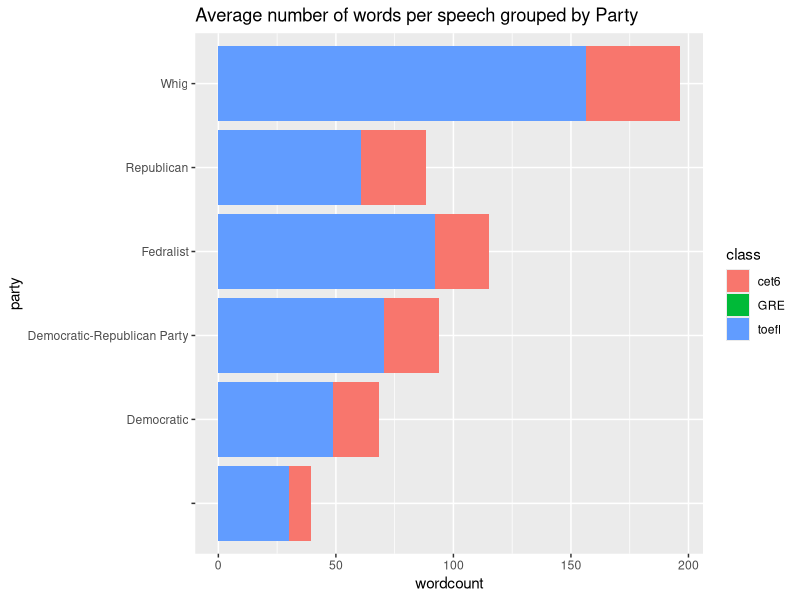
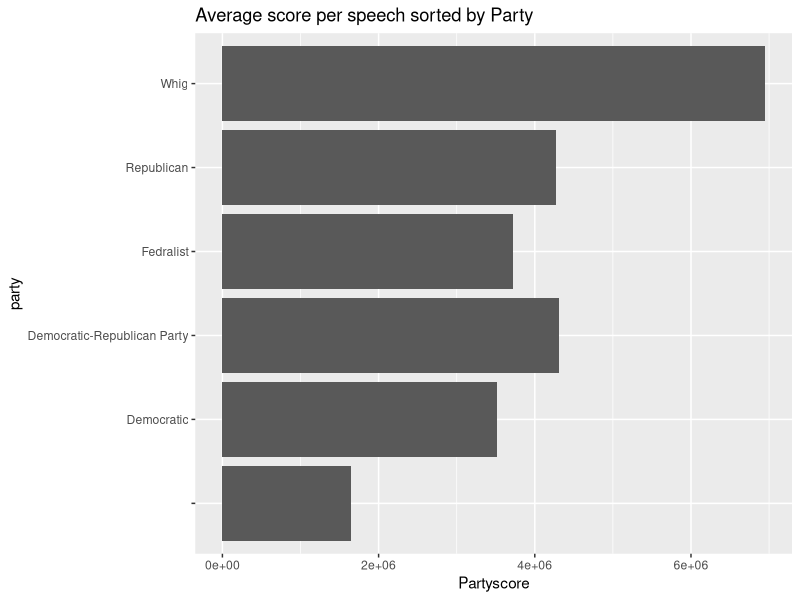
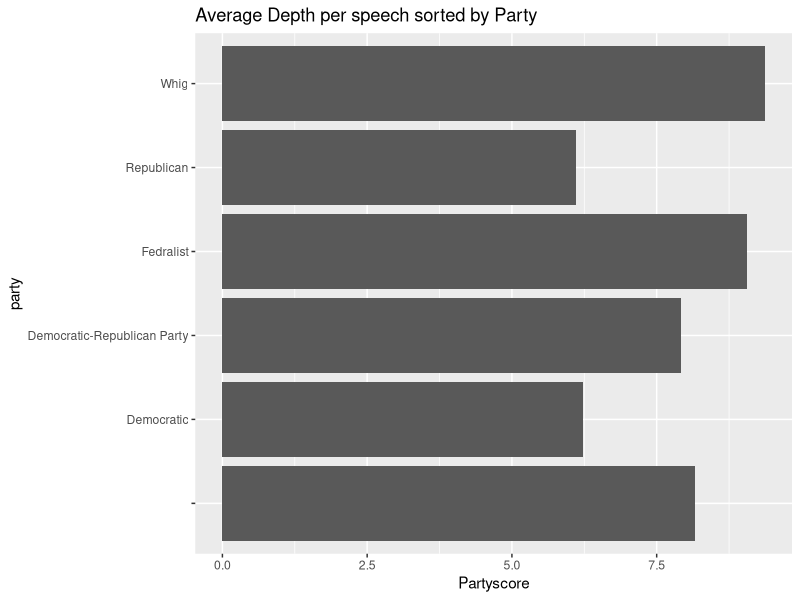
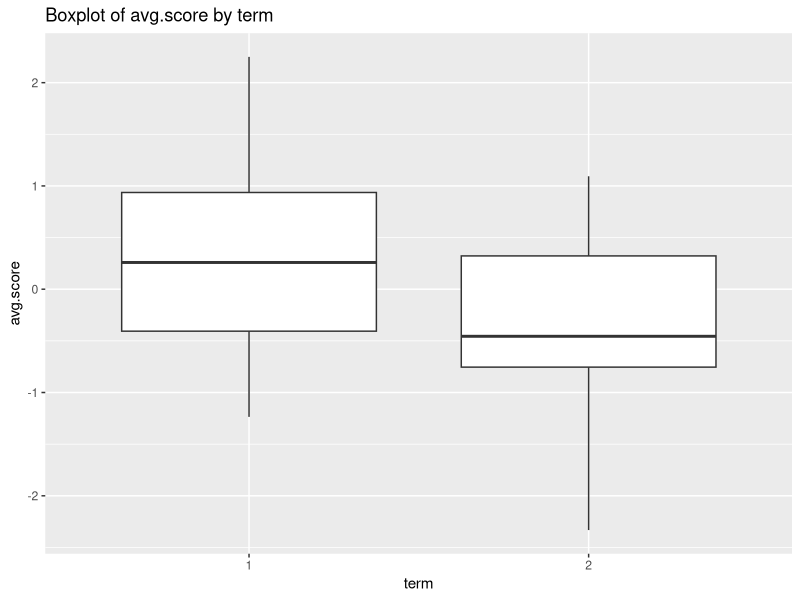
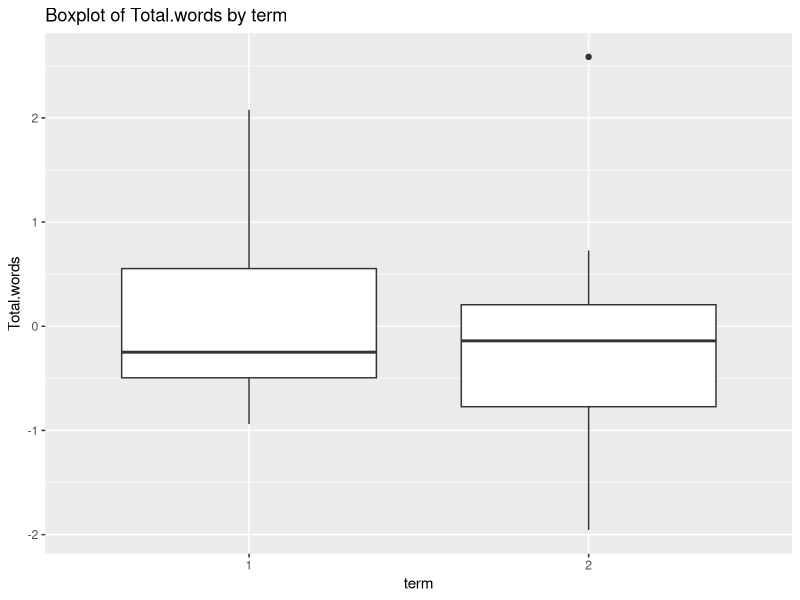
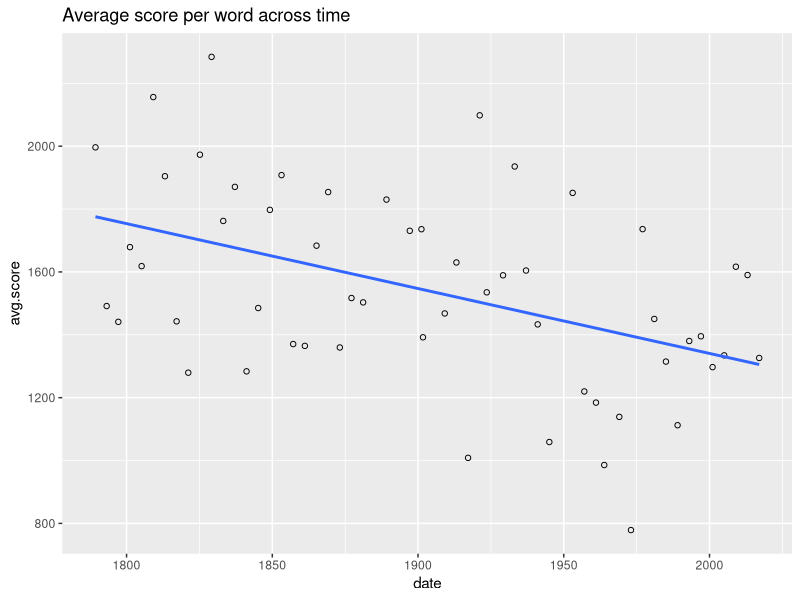
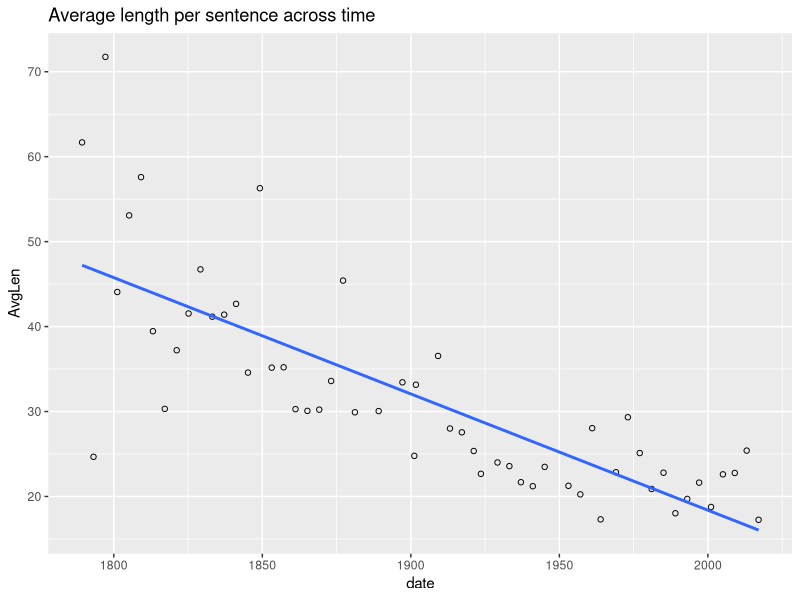
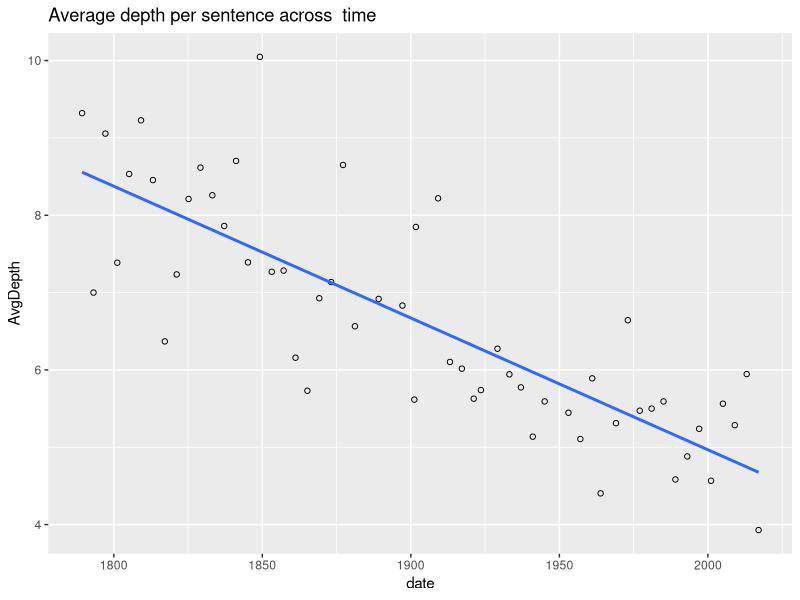

R code for these plots, in order:
## ---- chunk 1
library(ggplot2)
setwd("c:/Users/Wesle/Documents/GitHub/ADS_Teaching/Projects_StarterCodes/Project1-RNotebook/data")
complexity<-read.csv("complexity.csv") # load data
dateinfo<-read.csv("date2.csv") # load data
complexity<-complexity[,3:ncol(complexity)]# get rid of useless index 
dateinfo<-dateinfo[,3:ncol(dateinfo)]# get rid of useless index 
finaldata<-merge(dateinfo, complexity, by=c("File","Term")) #merge two dataset
## ---- chunk 2
# the blocks here are mainly for computing the percentage and average score
names(finaldata)
finaldata$avg.score<-finaldata$score/finaldata$Total.words
finaldata$date<-as.Date(finaldata$date, "%m/%d/%Y")
finaldata$Trivial.per<-finaldata$Trivial.words/finaldata$Total.words
finaldata$cet4.per<-finaldata$cet4/finaldata$Total.words
finaldata$cet6.per<-finaldata$cet6/finaldata$Total.words
finaldata$GRE.per<-finaldata$GRE/finaldata$Total.words
finaldata$toefl.per<-finaldata$toefl/finaldata$Total.words
finaldata$other.per<-(1-finaldata$cet4.per-finaldata$cet6.per-finaldata$GRE.per-finaldata$toefl.per)

## ---- chunk 3
# party
library(reshape2)
Partydata<-finaldata[c("Party","cet6","GRE","toefl")]
split.party<-split(Partydata[c("cet6","GRE","toefl")],Partydata$Party)
coutparty<-sapply(split.party, colMeans)
countparty<-as.data.frame(t(coutparty))
countparty$party<-rownames(countparty)
countpartybar<-melt(countparty,id.vars="party",variable.name = "class",value.name = "wordcount")
ggplot(countpartybar, aes(x=party,y=wordcount,fill=class)) +
    geom_bar(stat = "identity") +    # Use hollow circles
    labs(title="Average number of words per speech grouped by Party")+
    coord_flip()
  
## ---- chunk 4
Partyscore<-finaldata[c("Party","score")]
Partyscore<-tapply(Partyscore$score,Partyscore$Party,mean)
Partyscore<-data.frame(Partyscore)
Partyscore$party<-rownames(Partyscore)
ggplot(Partyscore, aes(x=party,y=Partyscore)) +
    geom_bar(stat = "identity") +    # Use hollow circles
    labs(title="Average score per speech sorted by Party")+
    coord_flip()
## ---- chunk 5
Partyscore<-finaldata[c("Party","AvgDepth")]
Partyscore<-tapply(Partyscore$AvgDepth,Partyscore$Party,mean)
Partyscore<-data.frame(Partyscore)
Partyscore$party<-rownames(Partyscore)
ggplot(Partyscore, aes(x=party,y=Partyscore)) +
    geom_bar(stat = "identity") +   
    labs(title="Average Depth per speech sorted by Party")+
    coord_flip()
## ---- chunk 6
#select thoes presidents who have exactly 2 terms 
library(plyr)
freboard<-count(finaldata$File)
twotermpresident<-freboard$x[freboard$freq==2]
twoterm<-finaldata[finaldata$File %in% twotermpresident,]
termdata<-twoterm[c("Term","avg.score","AvgDepth","AvgLen","Total.words")]
split.termdata<-split(termdata,termdata$Term)
termplot<-data.frame(t(sapply(split.termdata,colMeans)))
termplot<-melt(termplot,id.vars ="Term",variable.name = "criteria",value.name = "score")
termplot
## ---- chunk 7
scaledata<-data.frame(scale(termdata[,2:5]))
scaledata$term<-as.factor(termdata[,1])
ggplot(scaledata) +
        geom_boxplot(aes(x = term, y = avg.score))+
        ggtitle("Boxplot of avg.score by term")
## ---- chunk 8
ggplot(scaledata) +
        geom_boxplot(aes(x = term, y = Total.words))+
        ggtitle("Boxplot of Total.words by term")
## ---- chunk 9
ggplot(finaldata, aes(x=date, y=avg.score)) +
    geom_point(shape=1) +    # Use hollow circles
    geom_smooth(method=lm,   # Add linear regression line
                se=FALSE)+    # Don't add shaded confidence region
    labs(title="Average score per word across time")

## ---- chunk 10
ggplot(finaldata, aes(x=date, y=AvgLen)) +
    geom_point(shape=1) +    # Use hollow circles
    geom_smooth(method=lm,   # Add linear regression line
                se=FALSE)+    # Don't add shaded confidence region
    labs(title="Average length per sentence across time")

## ---- chunk 11
ggplot(finaldata, aes(x=date, y=AvgDepth)) +
    geom_point(shape=1) +    # Use hollow circles
    geom_smooth(method=lm,   # Add linear regression line
                se=FALSE)+    # Don't add shaded confidence region
    labs(title="Average depth per sentence across  time")
